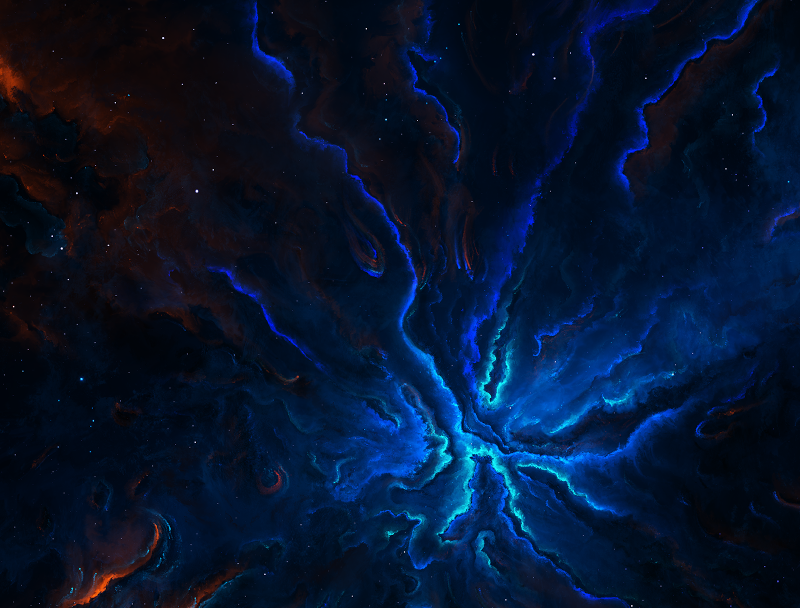

This game map was drawn from its Tiled (.tmx) file and the tilesets committed beside it. A one-line description and the trimmed map source follow:
An orthogonal 50x38 tile map with 16x16 px tiles, 1 tile layer (Tile Layer 1).

<map version="1.8" tiledversion="1.8.5" orientation="orthogonal" renderorder="right-down" width="50" height="38" tilewidth="16" tileheight="16" infinite="0" nextlayerid="2" nextobjectid="1">
 <editorsettings>
  <export target="../1.lua" format="lua" />
 </editorsettings>
 <tileset firstgid="1" name="space1" tilewidth="16" tileheight="16" tilecount="9000" columns="120">
  <image source="../../assets/space1.png" width="1920" height="1200" />
 </tileset>
 <layer id="1" name="Tile Layer 1" width="50" height="38">
  <data>[1900 cells, 1900 non-empty, 1900 distinct tile ids]</data>
 </layer>
</map>